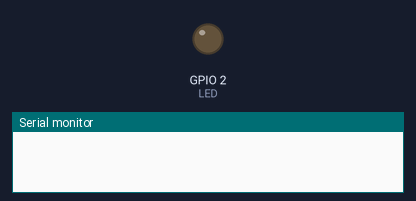
Simulated run of this sketch. Board: ESP32. Parts: output pins drawn as LEDs (lit = HIGH), the last lines printed to the serial monitor. At 1.1 s the program puts the board to deep sleep or switches it off; the recording ends there.

Above: at 0.0 s.
At 1.05 s:
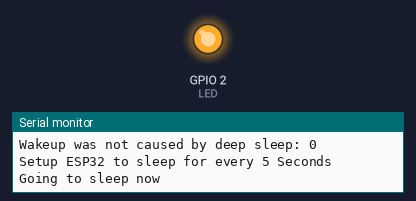
Timing chart, 0 to 1.1 s (numbered marks = the images above):
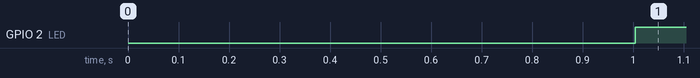

The sketch:

TimerWakeUp.ino
```cpp
// (licence header left out)
#define uS_TO_S_FACTOR 1000000ULL  /* Conversion factor for micro seconds to seconds */
#define TIME_TO_SLEEP  5        /* Time ESP32 will go to sleep (in seconds) */
#define LED 2

RTC_DATA_ATTR int bootCount = 0;

/*
Method to print the reason by which ESP32
has been awaken from sleep
*/
void print_wakeup_reason(){
  esp_sleep_wakeup_cause_t wakeup_reason;

  wakeup_reason = esp_sleep_get_wakeup_cause();

  digitalWrite(LED,LOW);
  switch(wakeup_reason)
  {
    case ESP_SLEEP_WAKEUP_EXT0 : Serial.println("Wakeup caused by external signal using RTC_IO"); break;
    case ESP_SLEEP_WAKEUP_EXT1 : Serial.println("Wakeup caused by external signal using RTC_CNTL"); break;
    case ESP_SLEEP_WAKEUP_TIMER : Serial.println("Wakeup caused by timer"); break;
    case ESP_SLEEP_WAKEUP_TOUCHPAD : Serial.println("Wakeup caused by touchpad"); break;
    case ESP_SLEEP_WAKEUP_ULP : Serial.println("Wakeup caused by ULP program"); break;
    default : Serial.printf("Wakeup was not caused by deep sleep: %d\n",wakeup_reason); break;
  }
}

void setup(){
  Serial.begin(115200);
  delay(1000); //Take some time to open up the Serial Monitor

  // Set pin mode
  pinMode(LED,OUTPUT);

  //Increment boot number and print it every reboot
  ++bootCount;
  Serial.println("Boot number: " + String(bootCount));

  //Print the wakeup reason for ESP32
  print_wakeup_reason();

  /*
  First we configure the wake up source
  We set our ESP32 to wake up every 5 seconds
  */
  esp_sleep_enable_timer_wakeup(TIME_TO_SLEEP * uS_TO_S_FACTOR);
  Serial.println("Setup ESP32 to sleep for every " + String(TIME_TO_SLEEP) +
  " Seconds");

  /*
  Next we decide what all peripherals to shut down/keep on
  By default, ESP32 will automatically power down the peripherals
  not needed by the wakeup source, but if you want to be a poweruser
  this is for you. Read in detail at the API docs
  http://esp-idf.readthedocs.io/en/latest/api-reference/system/deep_sleep.html
  Left the line commented as an example of how to configure peripherals.
  The line below turns off all RTC peripherals in deep sleep.
  */
  //esp_deep_sleep_pd_config(ESP_PD_DOMAIN_RTC_PERIPH, ESP_PD_OPTION_OFF);
  //Serial.println("Configured all RTC Peripherals to be powered down in sleep");

  /*
  Now that we have setup a wake cause and if needed setup the
  peripherals state in deep sleep, we can now start going to
  deep sleep.
  In the case that no wake up sources were provided but deep
  sleep was started, it will sleep forever unless hardware
  reset occurs.
  */
  Serial.println("Going to sleep now");
  digitalWrite(LED,HIGH);
  delay(100);
  Serial.flush();
  esp_deep_sleep_start();
  Serial.println("This will never be printed");
}

void loop(){
  //This is not going to be called
}
```

Measured:
- by itself, GPIO 2 (LED): LOW → HIGH at 1.0 s
